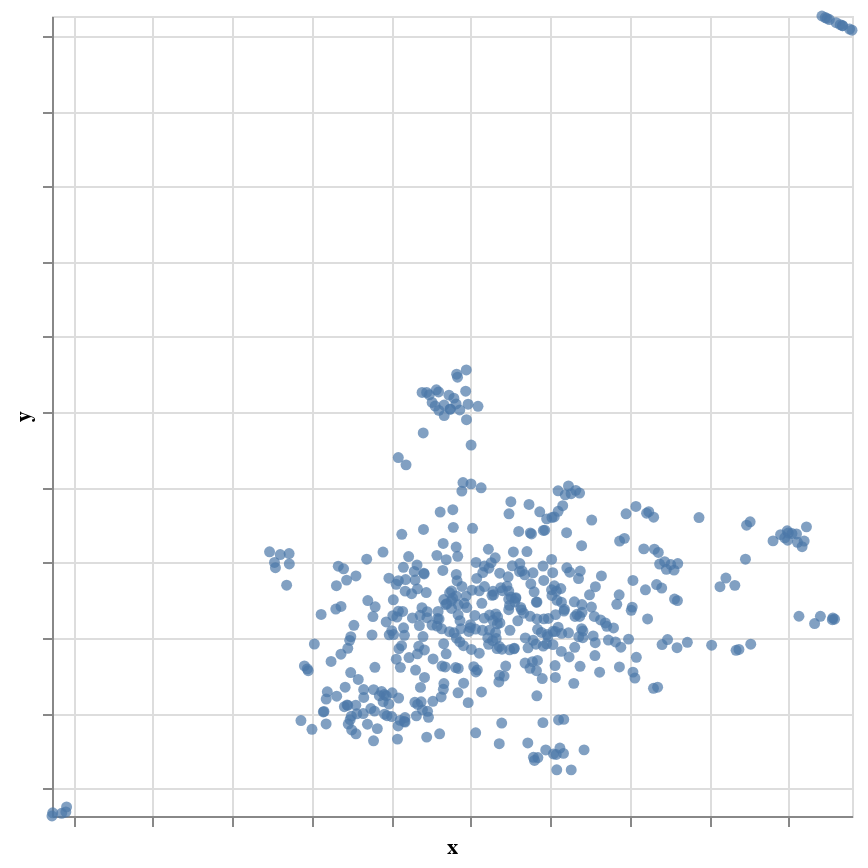

Source (notebook cell):
### Markdown cell above
### Display the cluster

### Code cell
alt.Chart(data_umap).mark_circle().encode(
    alt.X('x', scale=alt.Scale(domain=x_domain), axis=alt.Axis(labels=False)),
    alt.Y('y', scale=alt.Scale(domain=y_domain), axis=alt.Axis(labels=False)),
    tooltip=metadata
).properties(width=400, height=400)

### Figure 1 — Vega-Lite specification as saved in the notebook (floating-point values rounded to 4 significant figures; data arrays with more than 128 entries replaced by an {"elided": "..."} marker saying what was removed)
{"config": {"view": {"continuousWidth": 400, "continuousHeight": 300}}, "data": {"name": "data-e5e5d48211a4ab069618a980ce6368be"}, "mark": "circle", "encoding": {"tooltip": {"field": "title", "type": "nominal"}, "x": {"axis": {"labels": false}, "field": "x", "scale": {"domain": [-5.267, 4.798]}, "type": "quantitative"}, "y": {"axis": {"labels": false}, "field": "y", "scale": {"domain": [-4.73, 16.53]}, "type": "quantitative"}}, "height": 400, "width": 400, "$schema": "https://vega.github.io/schema/vega-lite/v4.17.0.json", "datasets": {"data-e5e5d48211a4ab069618a980ce6368be": {"elided": "500 records"}}}
